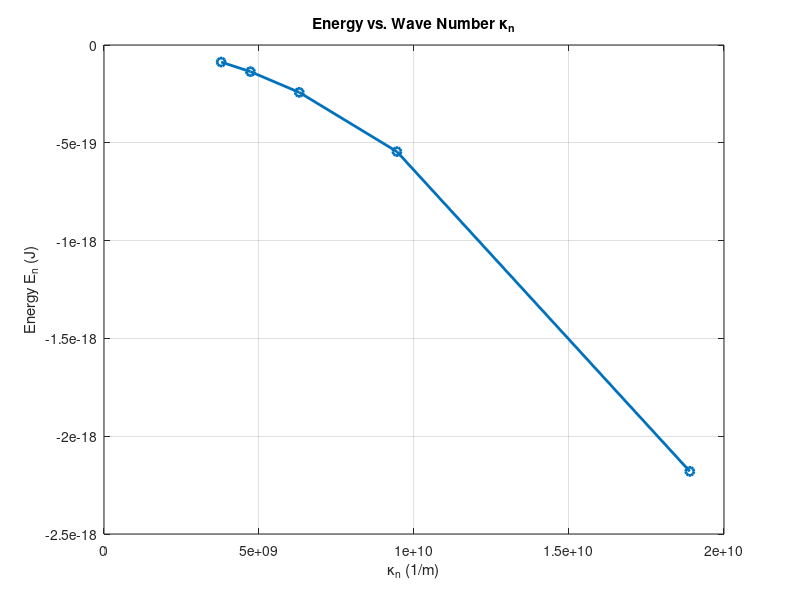
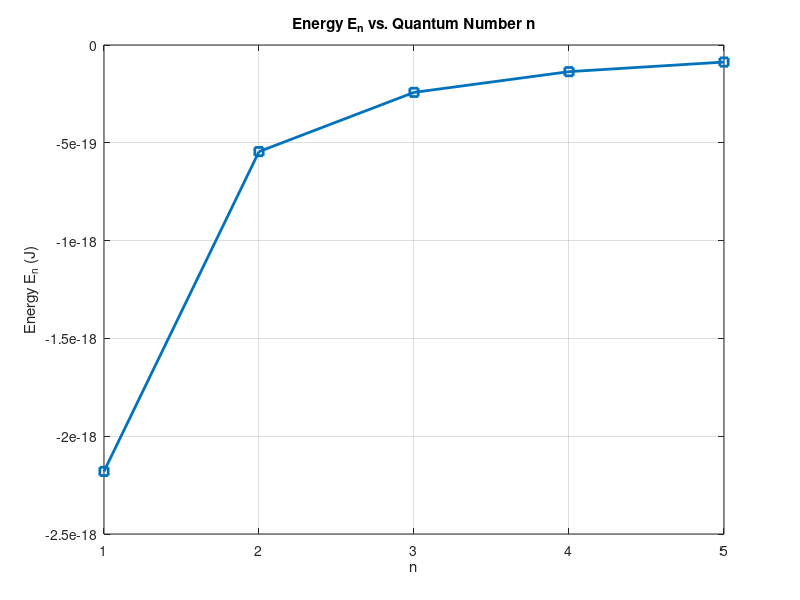

These figures' MATLAB source, in order:
%{Energy vs wave number}
clc; clear; close all;
% Constants
hbar = 1.0545718e-34;
m = 9.10938356e-31;
e = 1.602176634e-19;
eps0 = 8.854187817e-12;
A = e^2 / (4 * pi * eps0);
% Quantum numbers
n_values = 1:5;
% Compute wave numbers and energies
kappa = m * A ./ (hbar^2 * n_values);
energy = -m * A^2 ./ (2 * hbar^2 * n_values.^2);
% Plot energy vs wave number
figure;
plot(kappa, energy, 'o-', 'LineWidth', 2); % Corrected quotes
title('Energy vs. Wave Number \kappa_n'); % Corrected quotes
xlabel('\kappa_n (1/m)'); % Corrected quotes
ylabel('Energy E_n (J)'); % Corrected quotes
grid on;

%{Energy vs Quantum}
clc; clear; close all;
% Constants
hbar = 1.0545718e-34;
m = 9.10938356e-31;
e = 1.602176634e-19;
eps0 = 8.854187817e-12;
A = e^2 / (4 * pi * eps0);
% Quantum numbers
n_values = 1:5;
% Compute energies
energy = -m * A^2 ./ (2 * hbar^2 * n_values.^2);
% Plot energy vs quantum number
figure;
plot(n_values, energy, 's-', 'LineWidth', 2); % Corrected quotes
title('Energy E_n vs. Quantum Number n'); % Corrected quotes
xlabel('n'); % Corrected quotes
ylabel('Energy E_n (J)'); % Corrected quotes
grid on;